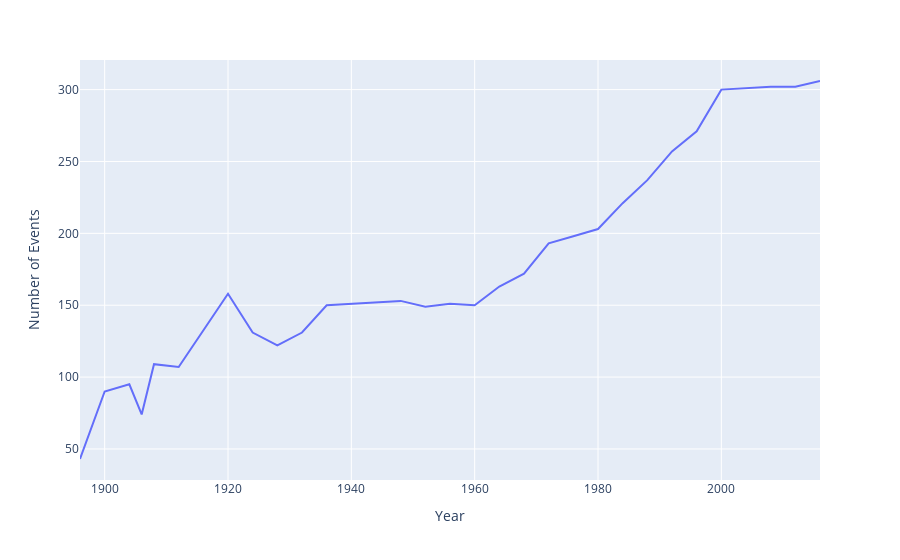

The code cell stored with this chart in its notebook:
### Code cell
fig=px.line(events_over_time, x='Year',y='Number of Events')
fig.show()

### Figure 1 — Plotly figure (JSON) as saved in the notebook; plotly's stock layout.template omitted (floating-point values rounded to 4 significant figures)
{"data": [{"hovertemplate": "Year=%{x}<br>Number of Events=%{y}<extra></extra>", "legendgroup": "", "line": {"color": "#636efa", "dash": "solid"}, "marker": {"symbol": "circle"}, "mode": "lines", "name": "", "orientation": "v", "showlegend": false, "type": "scatter", "x": [1896, 1900, 1904, 1906, 1908, 1912, 1920, 1924, 1928, 1932, 1936, 1948, 1952, 1956, 1960, 1964, 1968, 1972, 1976, 1980, 1984, 1988, 1992, 1996, 2000, 2004, 2008, 2012, 2016], "xaxis": "x", "y": [43, 90, 95, 74, 109, 107, 158, 131, 122, 131, 150, 153, 149, 151, 150, 163, 172, 193, 198, 203, 221, 237, 257, 271, 300, 301, 302, 302, 306], "yaxis": "y"}], "layout": {"autosize": true, "legend": {"tracegroupgap": 0}, "margin": {"t": 60}, "xaxis": {"anchor": "y", "autorange": true, "domain": [0, 1], "range": [1896, 2016], "title": {"text": "Year"}, "type": "linear"}, "yaxis": {"anchor": "x", "autorange": true, "domain": [0, 1], "range": [28.39, 320.6], "title": {"text": "Number of Events"}, "type": "linear"}}}
